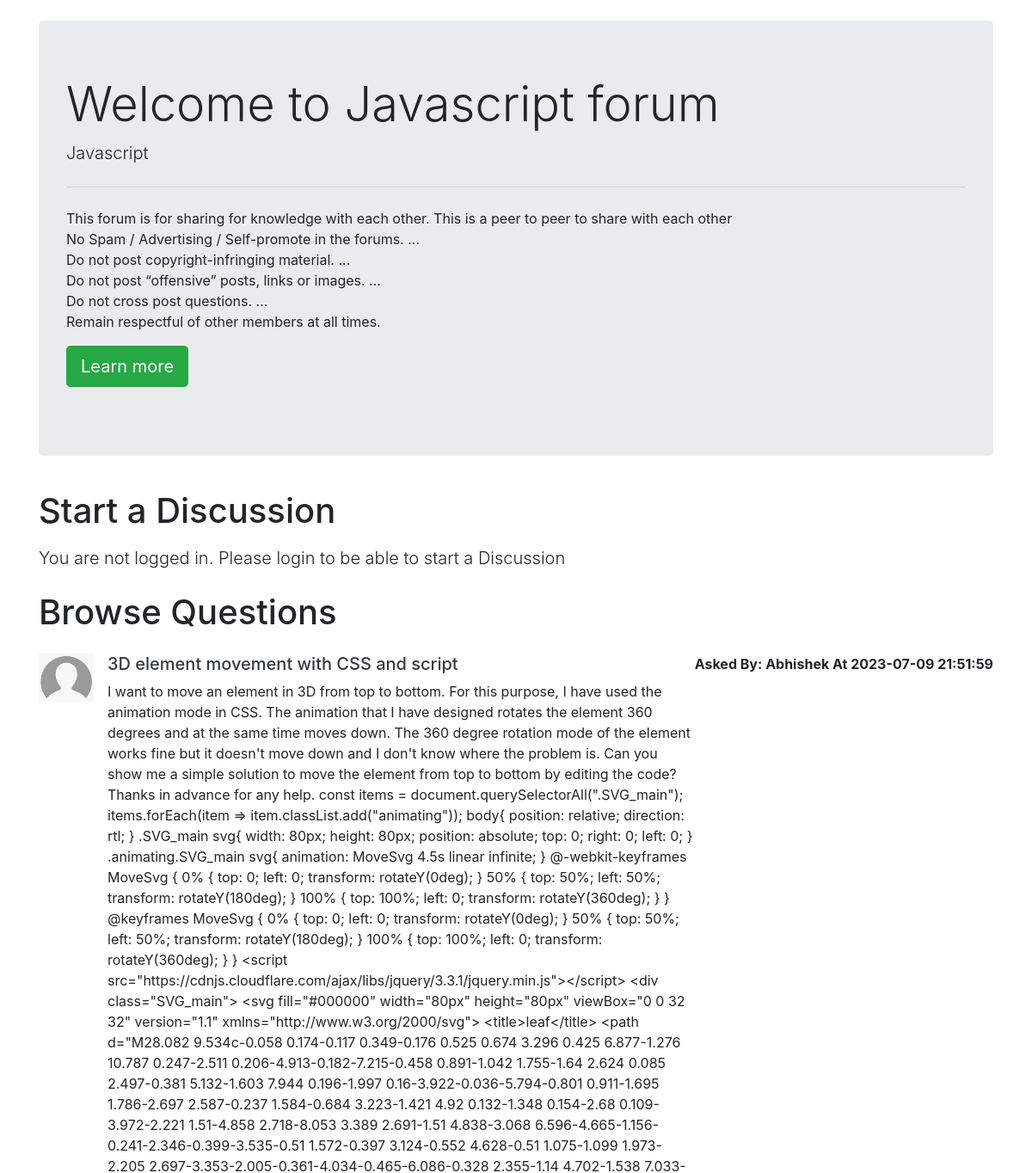
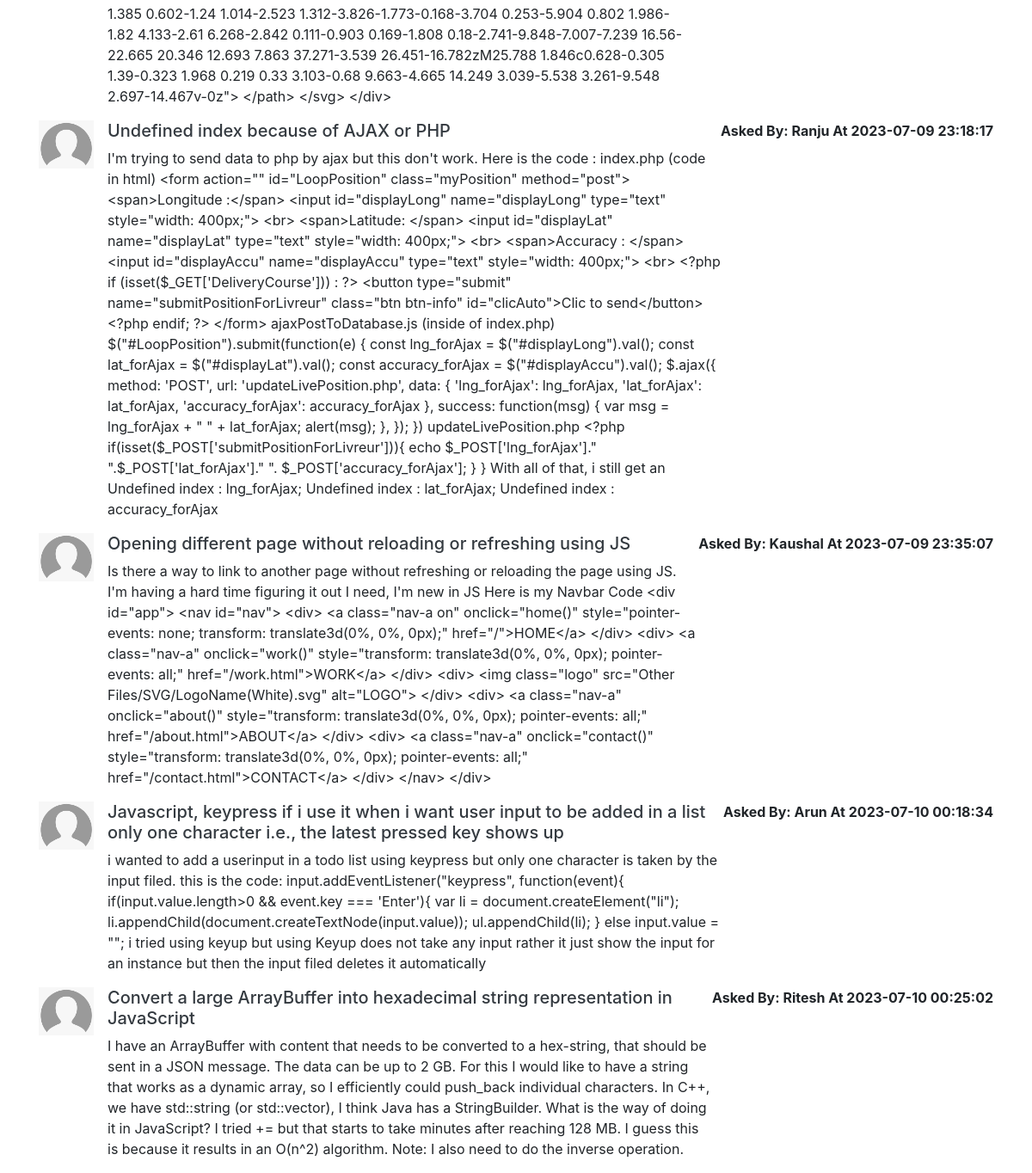
The app's page /threadlistBAK.php?catid=2 with its own data (2 pictures, top to bottom).
### tables this page shows
CREATE TABLE `categories` (
  `category_id` int(8) NOT NULL,
  `category_name` varchar(255) NOT NULL,
  `category_description` varchar(255) NOT NULL,
  `created` datetime NOT NULL DEFAULT current_timestamp()
);

CREATE TABLE `threads` (
  `thread_id` int(7) NOT NULL,
  `thread_title` varchar(255) NOT NULL,
  `thread_desc` text NOT NULL,
  `thread_cat_id` int(7) NOT NULL,
  `thread_user_id` int(7) NOT NULL,
  `timestamp` datetime NOT NULL DEFAULT current_timestamp()
);

CREATE TABLE `users` (
  `sno` int(8) NOT NULL,
  `username` varchar(25) NOT NULL,
  `user_email` varchar(50) NOT NULL,
  `user_pass` varchar(255) NOT NULL,
  `fullname` varchar(20) NOT NULL,
  `usn` varchar(12) NOT NULL,
  `semester` int(1) NOT NULL,
  `timestamp` datetime NOT NULL DEFAULT current_timestamp(),
  `profile_pic` varchar(200) NOT NULL,
  `is_admin` tinyint(1) NOT NULL DEFAULT 0
);

### threadlistBAK.php (the view, shortened to what this page needs)
<!doctype html>
<html lang="en">
<head>
    <link rel="stylesheet" href="https://stackpath.bootstrapcdn.com/bootstrap/4.5.0/css/bootstrap.min.css"
>
</head>
<body>
    <?php
    $id = $_GET['catid'];
    $sql = "SELECT * FROM `categories` WHERE category_id = $id";
        $result = mysqli_query($conn, $sql);
        while($row = mysqli_fetch_assoc($result)) {
            $catname = $row['category_name'];
        }
        ?>
    <div class="container my-4">
        <div class="jumbotron">
            <h1 class="display-4">Welcome to <?php echo $catname;?> forum</h1>
            <p class="lead"> <?php echo $catname;?></p>
            <hr class="my-4">
            This forum is for sharing for knowledge with each other.
            This is a peer to peer to share with each other</br>
            No Spam / Advertising / Self-promote in the forums. ...</br>
            Do not post copyright-infringing material. ...</br>
            Do not post “offensive” posts, links or images. ...</br>
            Do not cross post questions. ...</br>
            Remain respectful of other members at all times.</br>
            <p class="lead">
                <a class="btn btn-success btn-lg" href="#" role="button">Learn more</a>
            </p>
        </div>
    </div>
    <?php
    if(isset($_SESSION['loggedin']) && $_SESSION['loggedin']==true){
    echo '<div class="container">
            <h1 class="py-2">Start a Discussion</h1>
            <form action="'. $_SERVER["REQUEST_URI"] . '" method="post">
                <div class="form-group">
                    <label for="exampleInputEmail1">Problem Title</label>
                    <input type="text" class="form-control" id="title" name="title" aria-describedby="emailHelp">
                    <small id="emailHelp" class="form-text text-muted">Keep your title as short and crisp as
                        possible</small>
                </div>
                <input type="hidden" name="sno" value="'. $_SESSION["sno"]. '">
                <div class="form-group">
                    <label for="exampleFormControlTextarea1">Ellaborate Your Concern</label>
                    <textarea class="form-control" id="desc" name="desc" rows="3"></textarea>
                </div>
                <button type="submit" class="btn btn-success">Submit</button>
            </form>
        </div>';
    }
    else{
        echo '
        <div class="container">
        <h1 class="py-2">Start a Discussion</h1>
           <p class="lead">You are not logged in. Please login to be able to start a Discussion</p>
        </div>
        ';
    }
    ?>
    <div class="container" id="ques">
        <h1 class="py-2">Browse Questions</h1>
        <?php
    $id = $_GET['catid'];
    $sql = "SELECT * FROM `threads` WHERE thread_cat_id=$id";
        $result = mysqli_query($conn, $sql);
        while($row = mysqli_fetch_assoc($result)) {
            $id = $row['thread_id'];
            $title = $row['thread_title'];
            $desc = $row['thread_desc'];
            $thread_time = $row['timestamp'];
            $thread_user_id = $row['thread_user_id'];
            $sql2 = "SELECT username FROM `users` WHERE sno='$thread_user_id'";
            $result2 = mysqli_query($conn, $sql2);
            $row2 = mysqli_fetch_assoc($result2);
        echo '<div class="media my-3">
            <img class="mr-3" src="imgs/userdefault.png" width="64px" alt="Generic placeholder image">
            <div class="media-body">
                <h5 class="mt-0"> <a  class="text-dark" href="thread.php?threadid=' . $id . '">'. $title . '</a> </h5>
                ' . $desc . ' </div>'.'<p class="font-weight-bold my-0">Asked By: '. $row2['username'] .' At '.$thread_time.'</p>
        </div>';
        }
        ?>
    </div>
</body>
</html>

### threadlistBAK.php (style rules this page uses)
#ques { min-height: 433px; }

### records on screen
categories: category_name "Javascript"
threads: thread_title "3D element movement with CSS and script", thread_desc "I want to move an element in 3D from top to bottom. For this purpose, I have used the animation mode in CSS. The animation that I have designed rotates the element 360 degrees and at the same time moves down. The 360 degree rotation mode of the element works fine but it doesn't move down and I don't know where the problem is. Can you show me a simple solution to move the element from top to bottom by editing the code? Thanks in advance for any help. const items = document.querySelectorAll(\".SVG_main\"); items.forEach(item => item.classList.add(\"animating\")); body{ position: relative; direction: rtl; } .SVG_main svg{ width: 80px; height: 80px; position: absolute; top: 0; right: 0; left: 0; }…", users.username "Abhishek", timestamp "2023-07-09 21:51:59"
threads: thread_title "Undefined index because of AJAX or PHP", thread_desc "I'm trying to send data to php by ajax but this don't work. Here is the code : index.php (code in html) <form action=\"\" id=\"LoopPosition\" class=\"myPosition\" method=\"post\"> <span>Longitude :</span> <input id=\"displayLong\" name=\"displayLong\" type=\"text\" style=\"width: 400px;\"> <br> <span>Latitude: </span> <input id=\"displayLat\" name=\"displayLat\" type=\"text\" style=\"width: 400px;\"> <br> <span>Accuracy : </span> <input id=\"displayAccu\" name=\"displayAccu\" type=\"text\" style=\"width: 400px;\"> <br> <?php if (isset($_GET['DeliveryCourse'])) : ?> <button type=\"submit\" name=\"submitPositionForLivreur\" class=\"btn btn-info\" id=\"clicAuto\">Clic to send</button> <?php endif; ?> </form> ajaxPostToDatabase.js…", users.username "Ranju", timestamp "2023-07-09 23:18:17"
threads: thread_title "Opening different page without reloading or refreshing using JS", thread_desc "Is there a way to link to another page without refreshing or reloading the page using JS. I'm having a hard time figuring it out I need, I'm new in JS Here is my Navbar Code <div id=\"app\"> <nav id=\"nav\"> <div> <a class=\"nav-a on\" onclick=\"home()\" style=\"pointer-events: none; transform: translate3d(0%, 0%, 0px);\" href=\"/\">HOME</a> </div> <div> <a class=\"nav-a\" onclick=\"work()\" style=\"transform: translate3d(0%, 0%, 0px); pointer-events: all;\" href=\"/work.html\">WORK</a> </div> <div> <img class=\"logo\" src=\"Other Files/SVG/LogoName(White).svg\" alt=\"LOGO\"> </div> <div> <a class=\"nav-a\" onclick=\"about()\" style=\"transform: translate3d(0%, 0%, 0px); pointer-events: all;\" href=\"/about.html\">ABOUT</a>…", users.username "Kaushal", timestamp "2023-07-09 23:35:07"
threads: thread_title "Javascript, keypress if i use it when i want user input to be added in a list only one character i.e., the latest pressed key shows up", thread_desc "i wanted to add a userinput in a todo list using keypress but only one character is taken by the input filed. this is the code: input.addEventListener(\"keypress\", function(event){ if(input.value.length>0 && event.key === 'Enter'){ var li = document.createElement(\"li\"); li.appendChild(document.createTextNode(input.value)); ul.appendChild(li); } else input.value = \"\"; i tried using keyup but using Keyup does not take any input rather it just show the input for an instance but then the input filed deletes it automatically", users.username "Arun", timestamp "2023-07-10 00:18:34"
threads: thread_title "Convert a large ArrayBuffer into hexadecimal string representation in JavaScript", thread_desc "I have an ArrayBuffer with content that needs to be converted to a hex-string, that should be sent in a JSON message. The data can be up to 2 GB. For this I would like to have a string that works as a dynamic array, so I efficiently could push_back individual characters. In C++, we have std::string (or std::vector), I think Java has a StringBuilder. What is the way of doing it in JavaScript? I tried += but that starts to take minutes after reaching 128 MB. I guess this is because it results in an O(n^2) algorithm. Note: I also need to do the inverse operation.", users.username "Ritesh", timestamp "2023-07-10 00:25:02"
